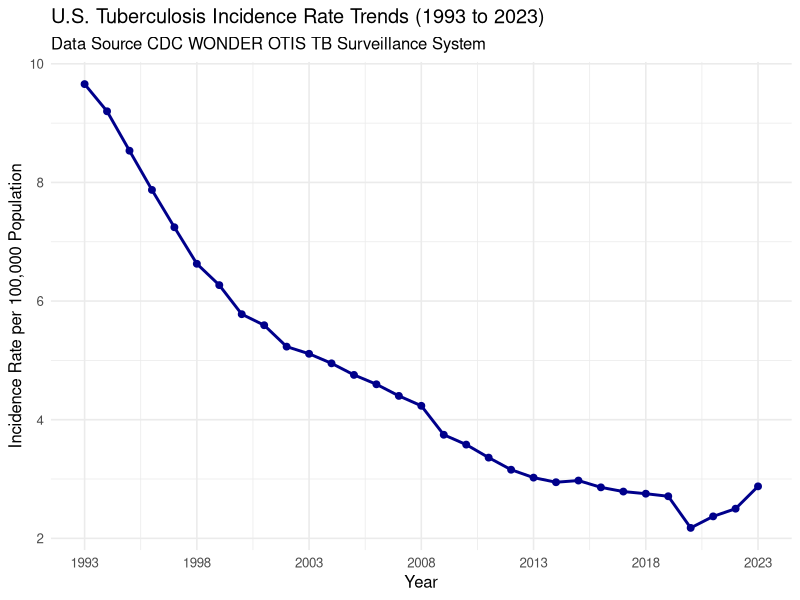

This chart was generated by the following R code:
library(tidyverse)
library(ggplot2)
library(dplyr)

# 1. Read the file
raw_tb_data <- read_csv("tb_analysis.csv")

# 2. Clean it up
clean_tb_data <- raw_tb_data %>%
  
  # Drop the text comments at the bottom and the "Total" rows
  filter(is.na(Notes)) %>%
  
  # Drop the empty Notes column and the broken, empty Population column
  select(-Notes, -Population) %>%
  
  # Rename the columns
  rename(
    incidence_rate = `Rate per 100`,
    state_population = `000`
  ) %>%
  
  # Make the Year numeric so it graphs correctly
  mutate(Year = as.numeric(Year))


# 3. Use clean data to get national numbers by year
national_trends <- clean_tb_data %>%
  group_by(Year) %>%
  summarize(
    total_cases = sum(Cases, na.rm = TRUE),
    total_pop = sum(state_population, na.rm = TRUE),
    # Calculate the national rate per 100000 population
    national_rate = (total_cases / total_pop) * 100000,
    .groups = "drop"
  )

# 4. Build the ggplot
ggplot(data = national_trends, aes(x = Year, y = national_rate)) +
  # Add a trend line
  geom_line(color = "darkblue", linewidth = 1) + 
  
  # Add data points on the line
  geom_point(color = "darkblue", size = 2) + 
  
  # Clean up the scales
  scale_x_continuous(breaks = seq(1993, 2023, by = 5)) +
  
  # Labels 
  labs(
    title = "U.S. Tuberculosis Incidence Rate Trends (1993 to 2023)",
    subtitle = "Data Source CDC WONDER OTIS TB Surveillance System",
    x = "Year",
    y = "Incidence Rate per 100,000 Population"
  ) +
  theme_minimal(base_size = 12) 
